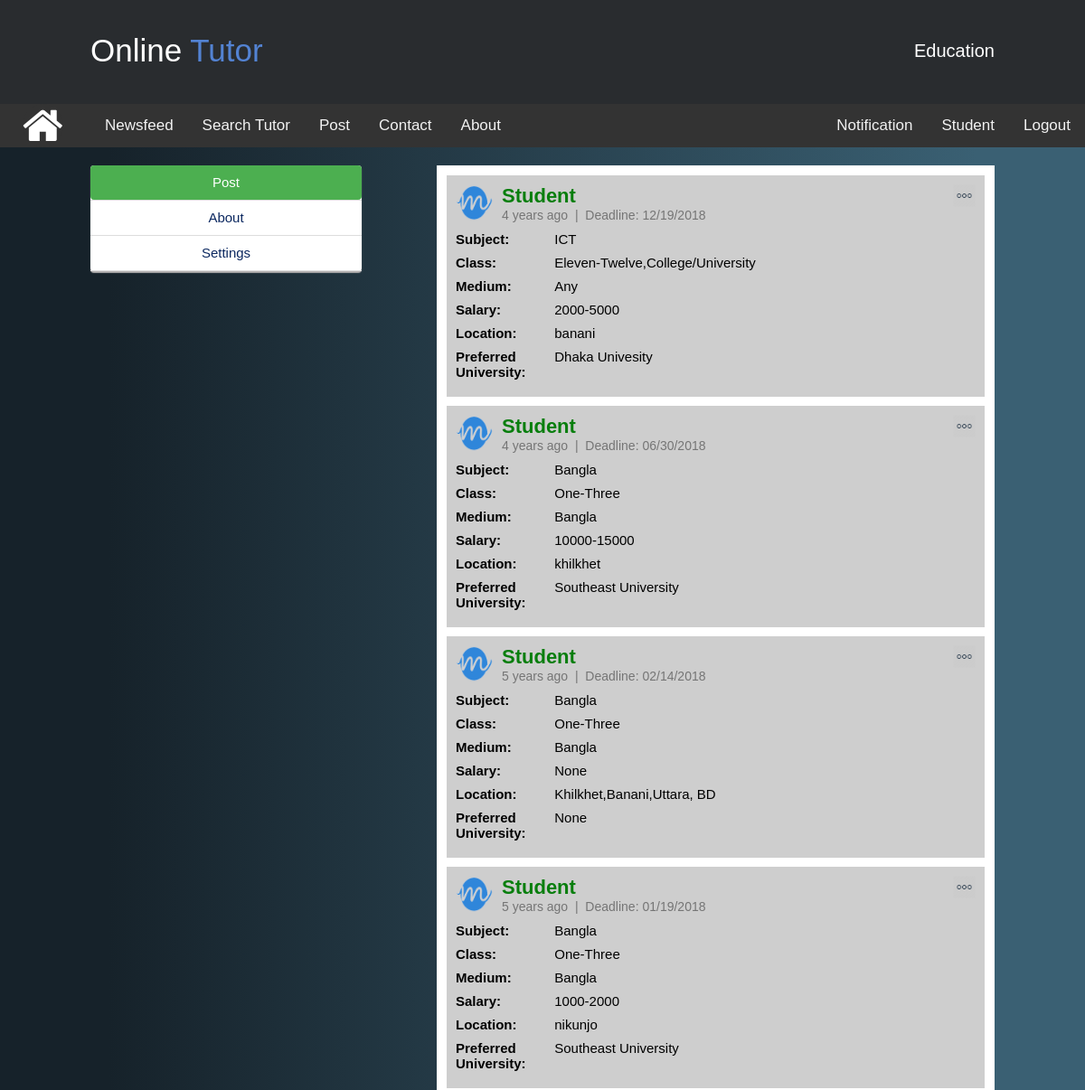
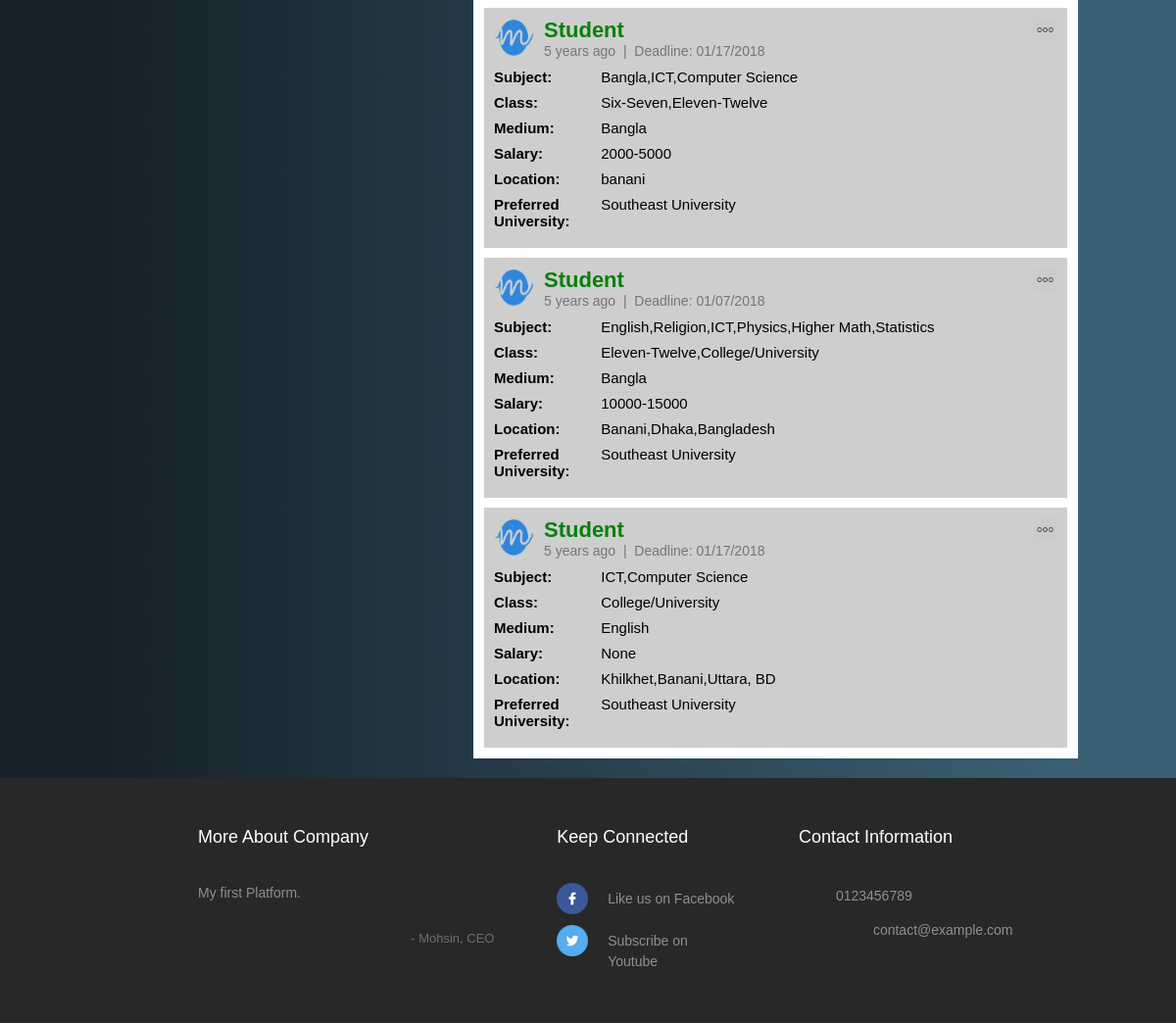
The page /profile.php?uid=1 (signed in) on the database its author committed (2 pictures, top to bottom).
### tables this page shows
CREATE TABLE IF NOT EXISTS `user` (
  `id` int(11) NOT NULL AUTO_INCREMENT,
  `fullname` varchar(150) NOT NULL,
  `gender` varchar(6) NOT NULL,
  `email` varchar(40) NOT NULL,
  `phone` varchar(15) NOT NULL,
  `address` varchar(200) NOT NULL DEFAULT '',
  `pass` varchar(50) NOT NULL,
  `confirmcode` varchar(7) NOT NULL,
  `activation` varchar(3) NOT NULL DEFAULT '',
  `type` varchar(10) NOT NULL,
  `user_pic` text,
  `last_logout` timestamp NOT NULL DEFAULT CURRENT_TIMESTAMP ON UPDATE CURRENT_TIMESTAMP,
  `online` varchar(5) NOT NULL DEFAULT 'no',
  PRIMARY KEY (`id`)
);

CREATE TABLE IF NOT EXISTS `post` (
  `id` int(11) NOT NULL AUTO_INCREMENT,
  `postby_id` int(11) NOT NULL,
  `subject` text NOT NULL,
  `class` text NOT NULL,
  `medium` varchar(20) NOT NULL,
  `salary` varchar(50) NOT NULL,
  `location` text NOT NULL,
  `p_university` text NOT NULL,
  `post_time` timestamp NOT NULL DEFAULT CURRENT_TIMESTAMP ON UPDATE CURRENT_TIMESTAMP,
  `deadline` varchar(15) NOT NULL,
  PRIMARY KEY (`id`)
);

### inc/timeago.php (called while the page is built, shortened)
<?php
class timeago
{
    function time_ago($timestamp){
    $time_ago        = strtotime($timestamp);
    $current_time    = time();
    $time_difference = $current_time - $time_ago;
    $seconds         = $time_difference;
    $minutes = round($seconds / 60);
    $hours   = round($seconds / 3600);
    $days    = round($seconds / 86400);
    $weeks   = round($seconds / 604800);
    $months  = round($seconds / 2629440);
    $years   = round($seconds / 31553280);
    if ($seconds <= 60){
      return "Just Now";
    } else if ($minutes <= 60){
      if ($minutes == 1){
        return "1 min ago";
      } else {
        return "$minutes mins ago";
      }
    } else if ($hours <= 24){
      if ($hours == 1){
        return "1 hr ago";
      } else {
        return "$hours hrs ago";
      }
    } else if ($days <= 7){
      if ($days == 1){
        return "yesterday";
      } else {
        return "$days days ago";
      }
    } else if ($weeks <= 4.3){
      if ($weeks == 1){
        return "1 week ago";
      } else {
        return "$weeks weeks ago";
      }
    } else if ($months <= 12){
      if ($months == 1){
        return "1 month ago";
      } else {
        return "$months months ago";
      }
    } else {
      if ($years == 1){
        return "1 year ago";
      } else {
        return "$years years ago";
      }
    }
  }
}
?>

### profile.php (the view, shortened to what this page needs)
<?php
$con = new mysqli('localhost', 'root', '', 'main_db');
?>
<?php
if (!isset($_SESSION['user_login'])) {
	header("location: index.php");
}
else {
	$user = $_SESSION['user_login'];
	$result = $con->query("SELECT * FROM user WHERE id='$user'");
		$get_user_email = mysqli_fetch_assoc($result);
			$uname_db = $get_user_email['fullname'];
			$utype_db = $get_user_email['type'];
}
include_once("inc/timeago.php");
$time = new timeago();
?>
<!DOCTYPE html>
<html>
<head>
	<link rel="stylesheet" type="text/css" href="css/style.css">
	<link href="css/footer.css" rel="stylesheet" type="text/css" media="all" />
	<link rel="stylesheet" type="text/css" href="css/homemenu.css">
    <link rel="stylesheet" href="https://maxcdn.bootstrapcdn.com/font-awesome/4.3.0/css/font-awesome.min.css">
</head>
<body class="body1">
<div>
	<div>
		<header class="header">
			<div class="header-cont">
				<?php
					include 'inc/banner.inc.php';
				?>
			</div>
		</header>
		<div class="topnav">
			<div class="parent2">
		  <div class="test1 bimage1"><a href=""><img src="image/tech.png" title="IT Solution" style="border-radius: 50%;" width="42" height="42"></a></div>
		  <div class="test2"><a href="#"><img src="image/eventmgt.png" title="Event Management" width="42" height="42" style="border-radius: 50%;"></a></div>
		  <div class="test3"><a href="#"><img src="image/photography.png" title="Photography" width="42" height="42" style="border-radius: 50%;"></a></div>
		  <div class="test4"><a href="#"><img src="image/teaching.png" title="Tution" style="border-radius: 50%;" width="42" height="42"></a></div>
		  <div class="mask2"><i class="fa fa-home fa-3x"></i></div>
		</div>
			<a class="navlink" href="index.php" style="margin: 0px 0px 0px 100px;">Newsfeed</a>
			<a class="navlink" href="search.php">Search Tutor</a>
			<?php
			if($utype_db == "teacher")
				{
				}else {
					echo '<a class="navlink" href="postform.php">Post</a>';
				}
			 ?>
			<a class="navlink" href="#contact">Contact</a>
			<a class="navlink" href="#about">About</a>
			<div style="float: right;" >
				<table>
					<tr>
						<?php
							if($user != ""){
								$resultnoti = $con->query("SELECT * FROM applied_post WHERE post_by='$user' AND student_ck='no'");
								$resultnoti_cnt = $resultnoti->num_rows;
								if($resultnoti_cnt == 0){
									$resultnoti_cnt = "";
								}else{
									$resultnoti_cnt = '('.$resultnoti_cnt.')';
								}
								echo '<td>
							<a class="navlink" href="notification.php">Notification'.$resultnoti_cnt.'</a>
						</td>
								<td>
							<a class="navlink" href="profile.php?uid='.$user.'">'.$uname_db.'</a>
						</td>
						<td>
							<a class="navlink" href="logout.php">Logout</a>
						</td>';
							}
						?>
					</tr>
				</table>
			</div>
		</div>
	</div>
	<div style="margin: 20px; overflow: hidden;">
		<div style="width: 1000px; margin: 0 auto;">
			<ul>
				<li style="float: left;">
					<div class="settingsleftcontent">
						<ul>
							<li><?php echo '<a href="profile.php?uid='.$user.'" style=" background-color: #4CAF50;; border-radius: 4px; color: #fff;" >Post</a>'; ?></li>
							<li><?php echo '<a href="aboutme.php?uid='.$user.'" >About</a>'; ?></li>
							<li><?php echo '<a href="settings.php">Settings</a>'; ?></li>
						</ul>
					</div>
				</li>
				<li style="float: right;">
					<div class="holecontainer">
						<?php
					$query = $con->query("SELECT * FROM post WHERE postby_id='$user' ORDER BY id DESC");
					while ($row = $query->fetch_assoc()) {
						$post_id = $row['id'];
						$postby_id = $row['postby_id'];
						$sub = $row['subject'];
						$class = $row['class'];
						$salary = $row['salary'];
						$location = $row['location'];
						$p_university = $row['p_university'];
						$post_time = $row['post_time'];
						$deadline = $row['deadline'];
						$medium = $row['medium'];
						$query1 = $con->query("SELECT * FROM user WHERE id='$postby_id'");
						$user_fname = $query1->fetch_assoc();
						$uname_db = $user_fname['fullname'];
						$pro_pic_db = $user_fname['user_pic'];
						echo '
							<div class="nfbody">
							<div class="p_head">
							<div>
								<a href="editpost.php?pid='.$post_id.'" style="float: right; color: #aaa; font-weight: bold;"><img src="image/edit.png" height="25" width="25" ></a>
							</div>
							<div>
								<img src="image/profilepic/'.$pro_pic_db.'" width="41px" height="41px">
							</div>
							<div class="p_nmdate">
								<h4>'.$uname_db.'</h4>
								<h5 style="color: #757575;">'.$time->time_ago($post_time).' &nbsp;|&nbsp; Deadline: '.$deadline.'</h5>
							</div>
						</div>
						<div class="p_body">
							<div class="itemrow">
					  			<div class="itemrowdiv1">
					  				<p><label>Subject: </label></p>
					  			</div>
					  			<div class="itemrowdiv2">
					  				<span>'.$sub.'</span>
					  			</div>
					  		</div>
							<div class="itemrow">
					  			<div class="itemrowdiv1">
					  				<label>Class: </label>
					  			</div>
					  			<div class="itemrowdiv2">
					  				<span>'.$class.'</span>
					  			</div>
					  		</div>
							<div class="itemrow">
					  			<div class="itemrowdiv1">
					  				<label>Medium: </label>
					  			</div>
					  			<div class="itemrowdiv2">
					  				<span>'.$medium.'</span>
					  			</div>
					  		</div>
							<div class="itemrow">
					  			<div class="itemrowdiv1">
					  				<label>Salary: </label>
					  			</div>
					  			<div class="itemrowdiv2">
					  				<span>'.$salary.'</span>
					  			</div>
					  		</div>
							<div class="itemrow">
					  			<div class="itemrowdiv1">
					  				<label>Location: </label>
					  			</div>
					  			<div class="itemrowdiv2">
					  				<span>'.$location.'</span>
					  			</div>
					  		</div>
							<div class="itemrow">
					  			<div class="itemrowdiv1">
					  				<label>Preferred University: </label>
					  			</div>
					  			<div class="itemrowdiv2">
					  				<span>'.$p_university.'</span>
					  			</div>
					  		</div>
						</div>
					</div>';
					}
				?>
					</div>
				</li>
			</ul>
		</div>
	</div>
	<div>
	<?php
		include 'inc/footer.inc.php';
	?>
	</div>
</div>
</body>
</html>

### inc/banner.inc.php
<h1><a href="index.php">Online<span> Tutor</span></a></h1>
<h3><a href="#">Education</a></h3>

### inc/footer.inc.php (shortened to what this page needs)
<div class="footerMain">
	<div class="content">
		<div class="footer-grids">
			<div class="footer one">
				<h3>More About Company</h3>
				<p>My first Platform.</p>
				<p class="adam">- Mohsin, CEO</p>
			</div>
			<div class="footer two">
				<h3>Keep Connected</h3>
				<ul>
					<li><a class="fb" href="https://www.facebook.com/mohsingram/"><i></i>Like us on Facebook</a></li>
					<li><a class="fb1" href="https://www.youtube.com/mohsingram"><i></i>Subscribe on Youtube</a></li>
				</ul>
			</div>
			<div class="footer three">
				<h3>Contact Information</h3>
				<ul>
					<li>0123456789</li>
					<li><a href="mailto:info@example.com">contact@example.com</a></li>
				</ul>
			</div>
		</div>
	</div>
</div>

### css/style.css (style rules this page uses)
body { width: 100%; margin: 0 auto; background-color: #ddd; font-size: 14px; }
header { background-color: #00695C; height: 101px; }
.body1 { margin: 0 auto; font-family: Verdana, Geneva, sans-serif; }
.header { background-color:#292c2f; box-shadow:0 1px 1px #ccc; padding: 4px 100px; color: #ffffff; box-sizing: border-box; top:100px; -webkit-transition:top 0.3s; transition:top 0.3s; text-align: center; margin: 0 auto; height: 115px; top: 0; left: 0; z-index: 1; }
.header h1 { float: left; font-size: 35px; line-height: 40px; margin: 32px auto }
.header h1 span { color: #5383d3; }
.header h3 { float: right; font-size: 20px; line-height: 40px; margin: 32px auto; }
.header a { color: #ffffff; text-decoration: none; }
.topnav { overflow: hidden; background-color: #333; }
.topnav .navlink { float: left; display: block; color: #f2f2f2; text-align: center; padding: 14px 16px; text-decoration: none; font-size: 17px; }
.holecontainer { width: 615px; background-color: #fff; padding: 1px; }
.nfbody { background-color: #cecece; margin: 10px; padding: 10px; }
.p_head img { float: left; }
.p_nmdate { overflow: hidden; padding: 0 10px; font-weight: bold; font-size: 22px; }
.p_nmdate h4 { color: #087E0D; font-family: "Trebuchet MS", Helvetica, sans-serif; }
.p_nmdate h5 { font-size: 14px; font-weight: normal; }
.p_body { margin: 10px 0 0 0; font-size: 15px; }
.p_body p { font-weight: bold; }
.p_body span { font-weight: 200; }
.settingsleftcontent { width: 300px; color: #7C7979; line-height: 1.2; padding: 0; text-align: justify; background-color: #FFFFFF; -webkit-box-shadow: 0 2px 1px 0 #B5B2B2; box-shadow: 0 2px 1px 0 #B5B2B2; border-radius: 4px; }
.settingsleftcontent ul { list-style: none; }
.settingsleftcontent ul li { list-style: none; border-bottom: 1px solid #ddd; text-align: center; }
.settingsleftcontent ul li a { clear: both; cursor: pointer; display: block; font-size: 15px; font-weight: normal; float: none; line-height: 18px; margin: 0; padding: 10px 20px; text-shadow: none; white-space: nowrap; color: #0C2860; text-decoration: none; text-align: center; }
.itemrow { margin: 0 auto; width: 100%; padding-bottom: 9px; overflow: hidden; }
.itemrowdiv1 { width: 19%; float: left;font-weight: bold; }
.itemrowdiv2 { width: 80%; float: left; }

### css/homemenu.css (style rules this page uses)
body { background: -webkit-linear-gradient(90deg, #16222A 10%, #3A6073 90%); background: -moz-linear-gradient(90deg, #16222A 10%, #3A6073 90%); background: -ms-linear-gradient(90deg, #16222A 10%, #3A6073 90%); background: -o-linear-gradient(90deg, #16222A 10%, #3A6073 90%); background: linear-gradient(90deg, #16222A 10%, #3A6073 90%); }
.parent2 { position:absolute; display:block; width:50px; height:50px; background-color:transparent; border-radius:50%; z-index:20; }
.test1 { width:42px; height:42px; background-color:#333; border-radius:50%; position:absolute; color:white; text-align:center; line-height:50px; z-index:19;; left: 27px; top: 2px; transition: all 500ms cubic-bezier(0.680, -0.550, 0.265, 1.550); position:absolute; }
.test2 { width:42px; height:42px; left: 27px; top: 2px; background-color:#333; border-radius:50%; position:absolute; color:white; text-align:center; line-height:50px; z-index:19; transition: all 500ms cubic-bezier(0.680, -0.550, 0.265, 1.550) .2s; }
.test3 { width:42px; height:42px; background-color:#333; border-radius:50%; position:absolute; color:white; text-align:center; line-height:50px; left: 27px; top: 2px; transition: all 500ms cubic-bezier(0.680, -0.550, 0.265, 1.550) .4s; }
.test4 { width:42px; height:42px; background-color:#333; border-radius:50%; position:absolute; color:white; text-align:center; line-height:50px; left: 27px; top: 2px; transition: all 500ms cubic-bezier(0.680, -0.550, 0.265, 1.550) .6s; }
.mask2 { background:#333; border-radius:50%; position:absolute; z-index:21; color:white; text-align:center; cursor:pointer; left: 25px; }
.bimage1 { background-image: url("../image/insta-logo.png"); }

### rows shown on the page
user: fullname "Student"
post: user.user_pic (picture), user.fullname "Student", post_time "4 years ago", deadline "12/19/2018", subject "ICT", class "Eleven-Twelve,College/University", medium "Any", salary "2000-5000", location "banani", p_university "Dhaka Univesity"
post: user.user_pic (picture), user.fullname "Student", post_time "4 years ago", deadline "06/30/2018", subject "Bangla", class "One-Three", medium "Bangla", salary "10000-15000", location "khilkhet", p_university "Southeast University"
post: user.user_pic (picture), user.fullname "Student", post_time "5 years ago", deadline "02/14/2018", subject "Bangla", class "One-Three", medium "Bangla", salary "None", location "Khilkhet,Banani,Uttara, BD", p_university "None"
post: user.user_pic (picture), user.fullname "Student", post_time "5 years ago", deadline "01/19/2018", subject "Bangla", class "One-Three", medium "Bangla", salary "1000-2000", location "nikunjo", p_university "Southeast University"
post: user.user_pic (picture), user.fullname "Student", post_time "5 years ago", deadline "01/17/2018", subject "Bangla,ICT,Computer Science", class "Six-Seven,Eleven-Twelve", medium "Bangla", salary "2000-5000", location "banani", p_university "Southeast University"
post: user.user_pic (picture), user.fullname "Student", post_time "5 years ago", deadline "01/07/2018", subject "English,Religion,ICT,Physics,Higher Math,Statistics", class "Eleven-Twelve,College/University", medium "Bangla", salary "10000-15000", location "Banani,Dhaka,Bangladesh", p_university "Southeast University"
post: user.user_pic (picture), user.fullname "Student", post_time "5 years ago", deadline "01/17/2018", subject "ICT,Computer Science", class "College/University", medium "English", salary "None", location "Khilkhet,Banani,Uttara, BD", p_university "Southeast University"
